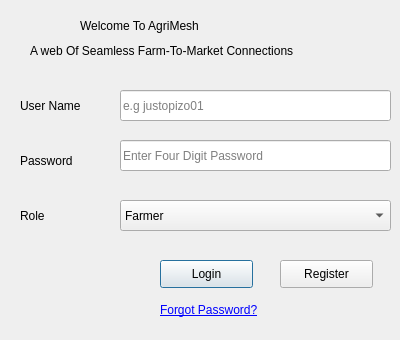
<?xml version="1.0" encoding="UTF-8"?>
<ui version="4.0">
 <class>loginOrregistrationDialog</class>
 <widget class="QDialog" name="loginOrregistrationDialog">
  <property name="geometry">
   <rect>
    <x>0</x>
    <y>0</y>
    <width>400</width>
    <height>340</height>
   </rect>
  </property>
  <property name="sizePolicy">
   <sizepolicy hsizetype="Minimum" vsizetype="Fixed">
    <horstretch>0</horstretch>
    <verstretch>0</verstretch>
   </sizepolicy>
  </property>
  <property name="windowTitle">
   <string>LOGIN</string>
  </property>
  <widget class="QLabel" name="label">
   <property name="geometry">
    <rect>
     <x>80</x>
     <y>10</y>
     <width>231</width>
     <height>31</height>
    </rect>
   </property>
   <property name="styleSheet">
    <string notr="true">font: 13pt &quot;MS Shell Dlg 2&quot;;</string>
   </property>
   <property name="text">
    <string>Welcome To AgriMesh</string>
   </property>
  </widget>
  <widget class="QLabel" name="label_2">
   <property name="geometry">
    <rect>
     <x>30</x>
     <y>40</y>
     <width>331</width>
     <height>21</height>
    </rect>
   </property>
   <property name="styleSheet">
    <string notr="true">font: 9pt &quot;MS Shell Dlg 2&quot;;</string>
   </property>
   <property name="text">
    <string>A web Of Seamless Farm-To-Market Connections</string>
   </property>
  </widget>
  <widget class="QLabel" name="label_3">
   <property name="geometry">
    <rect>
     <x>20</x>
     <y>90</y>
     <width>91</width>
     <height>31</height>
    </rect>
   </property>
   <property name="styleSheet">
    <string notr="true">font: 10pt &quot;MS Shell Dlg 2&quot;;</string>
   </property>
   <property name="text">
    <string>User Name</string>
   </property>
  </widget>
  <widget class="QLineEdit" name="usernamelineEdit">
   <property name="geometry">
    <rect>
     <x>120</x>
     <y>90</y>
     <width>271</width>
     <height>31</height>
    </rect>
   </property>
   <property name="styleSheet">
    <string notr="true">font: 10pt &quot;MS Shell Dlg 2&quot;;</string>
   </property>
   <property name="placeholderText">
    <string>e.g justopizo01</string>
   </property>
  </widget>
  <widget class="QLabel" name="label_4">
   <property name="geometry">
    <rect>
     <x>20</x>
     <y>140</y>
     <width>91</width>
     <height>41</height>
    </rect>
   </property>
   <property name="styleSheet">
    <string notr="true">font: 10pt &quot;MS Shell Dlg 2&quot;;</string>
   </property>
   <property name="text">
    <string>Password</string>
   </property>
  </widget>
  <widget class="QLineEdit" name="passswordlinedit">
   <property name="geometry">
    <rect>
     <x>120</x>
     <y>140</y>
     <width>271</width>
     <height>31</height>
    </rect>
   </property>
   <property name="styleSheet">
    <string notr="true">font: 10pt &quot;MS Shell Dlg 2&quot;;</string>
   </property>
   <property name="text">
    <string/>
   </property>
   <property name="echoMode">
    <enum>QLineEdit::Password</enum>
   </property>
   <property name="placeholderText">
    <string>Enter Four Digit Password</string>
   </property>
  </widget>
  <widget class="QLabel" name="label_5">
   <property name="geometry">
    <rect>
     <x>20</x>
     <y>190</y>
     <width>91</width>
     <height>51</height>
    </rect>
   </property>
   <property name="styleSheet">
    <string notr="true">font: 10pt &quot;MS Shell Dlg 2&quot;;</string>
   </property>
   <property name="text">
    <string>Role</string>
   </property>
  </widget>
  <widget class="QComboBox" name="rolecomboBox">
   <property name="geometry">
    <rect>
     <x>120</x>
     <y>200</y>
     <width>271</width>
     <height>31</height>
    </rect>
   </property>
   <property name="styleSheet">
    <string notr="true">font: 10pt &quot;MS Shell Dlg 2&quot;;</string>
   </property>
   <item>
    <property name="text">
     <string>Farmer</string>
    </property>
   </item>
   <item>
    <property name="text">
     <string>Buyer</string>
    </property>
   </item>
   <item>
    <property name="text">
     <string>Admin</string>
    </property>
   </item>
  </widget>
  <widget class="QPushButton" name="LoginpushButton">
   <property name="geometry">
    <rect>
     <x>160</x>
     <y>260</y>
     <width>93</width>
     <height>28</height>
    </rect>
   </property>
   <property name="styleSheet">
    <string notr="true">font: 10pt &quot;MS Shell Dlg 2&quot;;</string>
   </property>
   <property name="text">
    <string>Login</string>
   </property>
  </widget>
  <widget class="QPushButton" name="registerPushButton">
   <property name="geometry">
    <rect>
     <x>280</x>
     <y>260</y>
     <width>93</width>
     <height>28</height>
    </rect>
   </property>
   <property name="styleSheet">
    <string notr="true">font: 10pt &quot;MS Shell Dlg 2&quot;;</string>
   </property>
   <property name="text">
    <string>Register</string>
   </property>
  </widget>
  <widget class="QLabel" name="forgotpassword">
   <property name="geometry">
    <rect>
     <x>160</x>
     <y>290</y>
     <width>161</width>
     <height>41</height>
    </rect>
   </property>
   <property name="styleSheet">
    <string notr="true">font: 10pt &quot;MS Shell Dlg 2&quot;;</string>
   </property>
   <property name="text">
    <string>&lt;a href=&quot;#&quot;&gt;Forgot Password?&lt;/a&gt;</string>
   </property>
   <property name="textInteractionFlags">
    <set>Qt::LinksAccessibleByMouse|Qt::TextSelectableByMouse</set>
   </property>
  </widget>
 </widget>
 <resources/>
 <connections/>
</ui>
